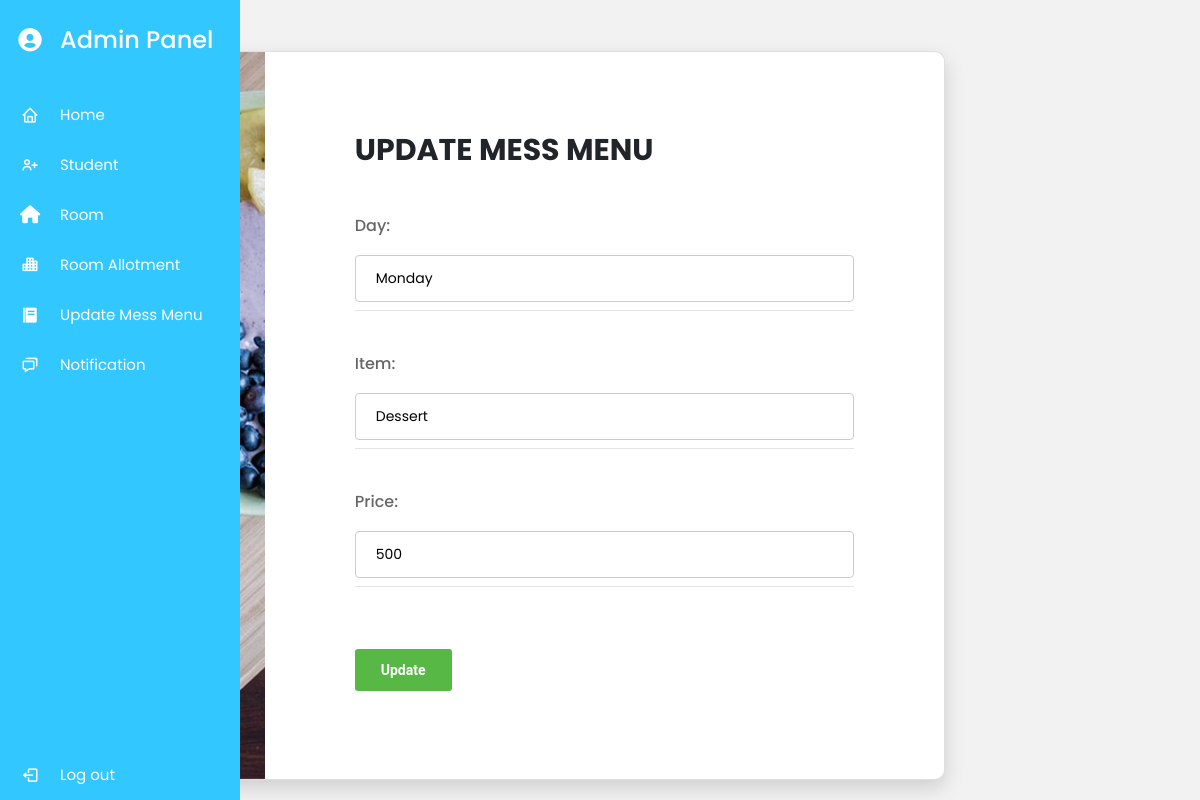
Screenshot of /messedit/1 (signed in) with the database file from the repository.
### myapp/models.py (models this page shows, shortened)
class Mess(models.Model):
    day=models.CharField(max_length=20)
    item=models.CharField(max_length=20)
    price=models.IntegerField()
    created_at=models.DateTimeField(auto_now_add=True)
    update_at=models.DateTimeField(auto_now=True)

### myapp/views.py (the view)
# urls.py: path('messedit/<int:id>',views.messedit,name='messedit'),
def messedit(request, id):
    if request.user.is_superuser:
        if request.method == 'POST':
            Day = request.POST['day']
            Item = request.POST['item']
            Price = request.POST['price']
            Mess.objects.filter(id=id).update(day=Day, item=Item, price=Price)
            return redirect("mess")
        mess_data = Mess.objects.get(id=id)
        return render(request, "messedit.html", {'mess1': mess_data})
    else:
        return redirect("Home")

### myapp/templates/messedit.html (shortened to what this page needs)
{% extends 'admindash.html' %}
{% load static %}
{% block content %}
    <div class="page-wrapper bg-red p-t-90 p-b-80 font-robo">
        <div class="wrapper wrapper--w960">
            <div class="card card-2">
                <div class="card-body">
                    <h2 class="title">Update Mess Menu</h2>
                    <form method="post" action="">
                        {% if mess1 %}
                        <div class="input-group">
                            <lable class="input--style-2">Day:</lable>
                            <input  type="text"  value="{{mess1.day}}"  name="day">
                        </div>
                        <div class="input-group">
                            <lable class="input--style-2">Item:</lable>
                            <input  type="text" value="{{mess1.item}}"  name="item">
                        </div>
                        <div class="input-group">
                            <lable class="input--style-2">Price:</lable>
                            <input  type="text"  value="{{mess1.price}}" name="price">
                        </div>
                        <div class="p-t-30">
                            <button class="btn btn--radius btn--green" type="submit">Update</button>
                        </div>
                        {% endif %}
                    </form>
                </div>
            </div>
        </div>
    </div>
{% endblock %}

### myapp/static/css/admindash.css (style rules this page uses)
* { margin: 0; padding: 0; box-sizing: border-box; font-family: 'Poppins', sans-serif; }

### myapp/static/css/main.css (style rules this page uses)
.font-robo { font-family: "Roboto", "Arial", "Helvetica Neue", sans-serif; }
html { -webkit-box-sizing: border-box; -moz-box-sizing: border-box; box-sizing: border-box; }
* { padding: 0; margin: 0; }
*, *:before, *:after { -webkit-box-sizing: inherit; -moz-box-sizing: inherit; box-sizing: inherit; }
body, h1, h2, h3, h4, h5, h6, blockquote, p, pre, dl, dd, ol, ul, figure, hr, fieldset, legend { margin: 0; padding: 0; }
button { outline: none; background: none; border: none; }
.page-wrapper { min-height: 100vh; }
body { font-family: "Roboto", "Arial", "Helvetica Neue", sans-serif; font-weight: 400; font-size: 14px; }
h1, h2, h3, h4, h5, h6 { font-weight: 400; }
h2 { font-size: 30px; }
.p-t-30 { padding-top: 30px; }
.wrapper { margin: 0 auto; }
.wrapper--w960 { max-width: 960px; }
.btn { line-height: 40px; display: inline-block; padding: 0 25px; cursor: pointer; color: #fff; font-family: "Roboto", "Arial", "Helvetica Neue", sans-serif; -webkit-transition: all 0.4s ease; -o-transition: all 0.4s ease; -moz-transition: all 0.4s ease; transition: all 0.4s ease; font-size: 14px; font-weight: 700; }
.btn--radius { -webkit-border-radius: 3px; -moz-border-radius: 3px; border-radius: 3px; }
.btn--green { background: #57b846; }
input { outline: none; margin: 0; border: none; -webkit-box-shadow: none; -moz-box-shadow: none; box-shadow: none; width: 100%; font-size: 14px; font-family: inherit; }
.input-group { position: relative; margin-bottom: 32px; border-bottom: 1px solid #e5e5e5; }
.input--style-2 { padding: 9px 0; color: #666; font-size: 16px; font-weight: 500; }
.title { text-transform: uppercase; font-weight: 700; margin-bottom: 37px; }
.card { overflow: hidden; -webkit-border-radius: 3px; -moz-border-radius: 3px; border-radius: 3px; background: #fff; }
.card-2 { -webkit-box-shadow: 0px 8px 20px 0px rgba(0, 0, 0, 0.15); -moz-box-shadow: 0px 8px 20px 0px rgba(0, 0, 0, 0.15); box-shadow: 0px 8px 20px 0px rgba(0, 0, 0, 0.15); -webkit-border-radius: 10px; -moz-border-radius: 10px; border-radius: 10px; width: 100%; display: table; margin-top: 50px; }
.card-2 .card-body { display: table-cell; padding: 80px 90px; padding-bottom: 88px; width: 60rem; }

### myapp/static/css/room.css (style rules this page uses)
* { margin: 0; padding: 0; box-sizing: border-box; }
body { font-size: 14px; background: #f2f2f2; }

### myapp/templates/admindash.html (style rules this page uses)
input[type="text"], select { width: 100%; padding: 12px 20px; margin: 8px 0; display: inline-block; border: 1px solid #ccc; border-radius: 4px; box-sizing: border-box; }

### rows the page displays
Mess: day "Monday", item "Dessert", price "500"
